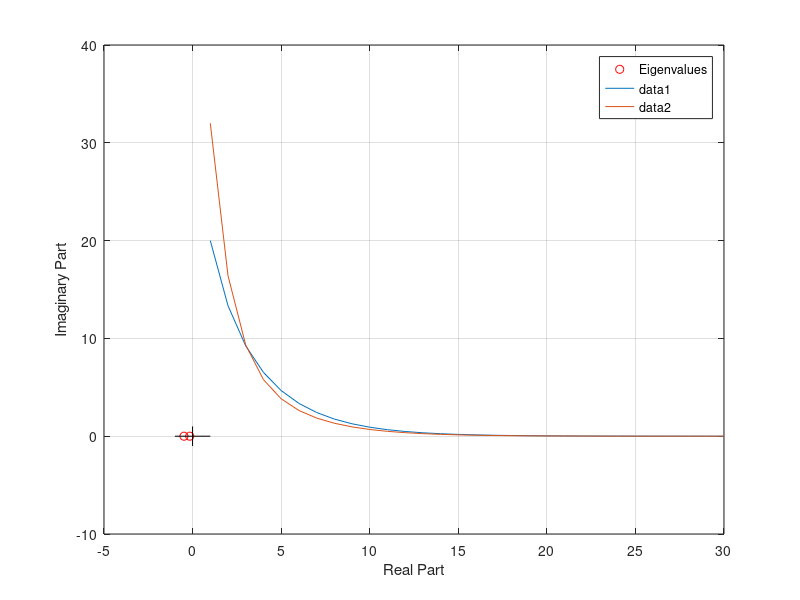
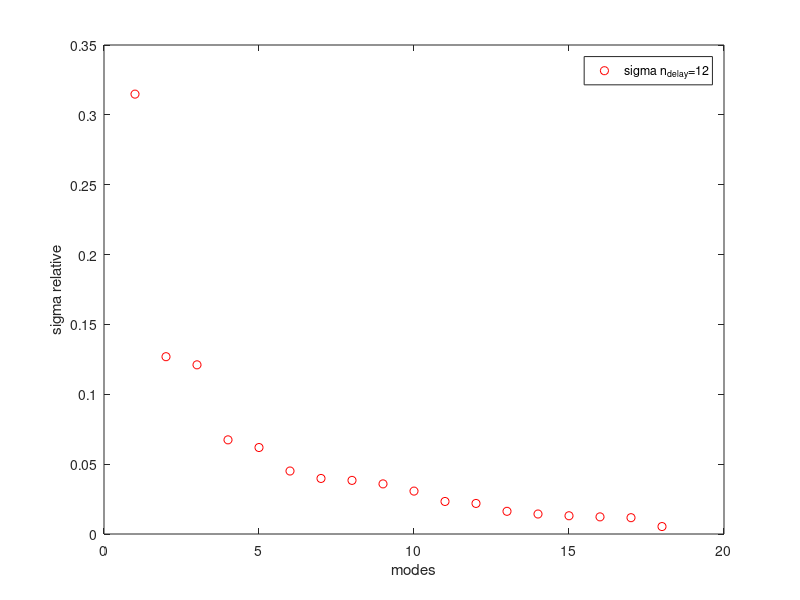
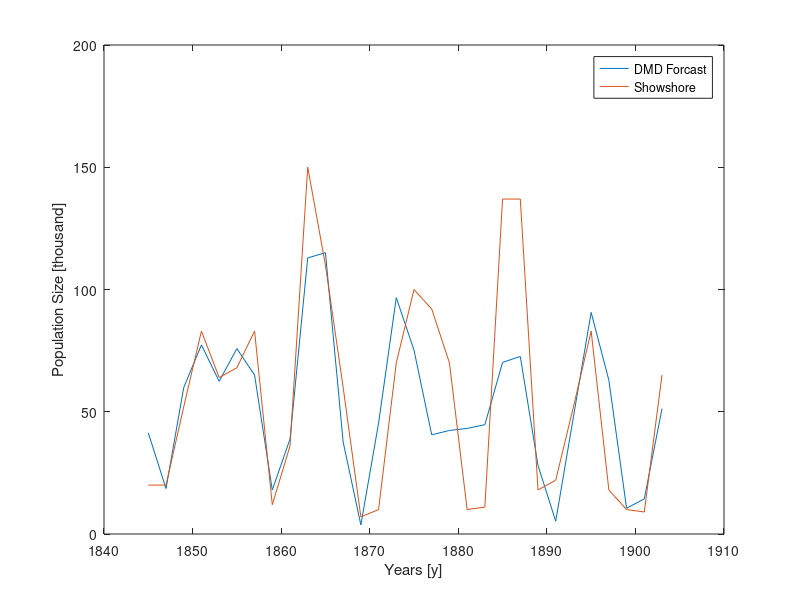
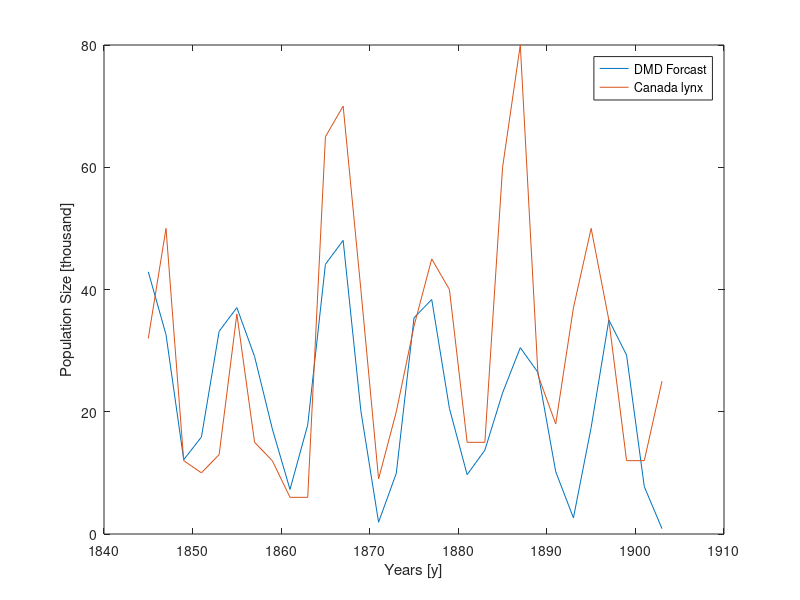

Write MATLAB code to recreate these figures, in order.
%timesteps are equally spaced
clear;
clc;

showshore=[20 20 52 83 64 68 83 12 36 150 110 60 7 10 70 100 92 70 10 11 137 137 18 22 52 83 18 10 9 65];
canadalynx=[32 50 12 10 13 36 15 12 6 6 65 70 40 9 20 34 45 40 15 15 60 80 26 18 37 50 35 12 12 25];
dt=2;%2years
%{
time_plot=1845:2:1903;
plot(time_plot,showshore),hold on,plot(time_plot,canadalynx)
legend('Showshore','Canada Lynx')
title('Population ')
xlabel('years')
ylabel('Population size [thousands]')
%}
t_forcast=0:dt:59;
time_final=30; 

X(1,:)=showshore(:,1: time_final-1);%Xpreda
X(2,:)=canadalynx(:,1: time_final-1);%Xpredatore

X1(1,:)=showshore(:,2:time_final);%Xprime preda
X1(2,:)=canadalynx(:,2:time_final);%XPrime predatore

%{
plot(X(1,:))
hold on
plot(X(2,:))
legend('preda','predatore')
%}


[U,S,V] = svd(X,'econ'); % SVD economy decomposition using 

figure(1) % plot to evaluate r 
plot(diag(S)/sum(diag(S)),'ro') %
legend('sigma')
xlabel('modes')
ylabel('sigma relative')


r=2;

Ur=U(:,1:r);%truncation
Sr=S(1:r,1:r);
Vr=V(:,1:r);

Atilde=Ur'*X1*Vr*inv(Sr);
[W,Lambda] = eig(Atilde); %Eigenvalue calculation



Phi = X1*Vr*inv(Sr)*W; 
Alpha1=Sr*Vr(1,:)';
b = (W*Lambda)\Alpha1;

mu=diag(Lambda);
omega=log(mu)/dt;

plot(real(omega), imag(omega),'ro') % eigenvalues plot for stability
hold on 
xL = [-1,+1];
yL = [-1,+1];
line([0 0], yL,'Color','black');  %y-axis
line(xL, [0 0],'Color','black'); %x_Axis
legend('Eigenvalues')
xlabel('Real Part')
ylabel('Imaginary Part')
grid on

u(1,1)=X(1,1);
u(2,1)=X(2,1);

y0 = Phi\u; %initial condition

% expansion and future forcast of the system
for iter = 1:numel(t_forcast)
    u_modes(:,iter) =(y0.*exp(omega*(t_forcast(iter))));
end

u_dmd = Phi*u_modes; 

plot(u_dmd(1,:));
hold on
plot(u_dmd(2,:));
 %% Delay Matrix
a=1;

clear X X1
dt=2;
t_forcast=0:dt:59;
time_final=30; 
showshore=[20 20 52 83 64 68 83 12 36 150 110 60 7 10 70 100 92 70 10 11 137 137 18 22 52 83 18 10 9 65];
canadalynx=[32 50 12 10 13 36 15 12 6 6 65 70 40 9 20 34 45 40 15 15 60 80 26 18 37 50 35 12 12 25];

X(1,:)=showshore(:,1: time_final-1);%X prey 
X(2,:)=canadalynx(:,1: time_final-1);%Xpredatot

X1(1,:)=showshore(:,2:time_final);%Xprime prey 
X1(2,:)=canadalynx(:,2:time_final);%XPrime predator

x_size=numel(X);

n_delay=12; %number of time delay

 Xdelay=[];
 X1delay=[];

for j=1:1:n_delay
 Xdelay=[Xdelay;X(1:2,j:time_final-n_delay-1+j)];
 X1delay=[X1delay;X1(1:2,j:time_final-n_delay-1+j)];

 end   

[U,S,V] = svd(Xdelay,'econ');
figure(33)
plot(diag(S)/sum(diag(S)),'ro')
legend('sigma n_{delay}=12')
xlabel('modes')
ylabel('sigma relative')

r=10;
Ur=U(:,1:r); %truncation
Sr=S(1:r,1:r);
Vr=V(:,1:r);

Atilde=Ur'* X1delay*Vr/Sr;
[W,Lambda] = eig(Atilde);

Phi =X1delay*Vr/Sr*W; % Step 4
Alpha1=Sr*Vr(1,:)';
b = (W*Lambda)\Alpha1;

mu=diag(Lambda);
omega=log(mu)/dt;
figure(67)
plot(real(omega), imag(omega),'ro')
hold on 
xL = [-1,+1];
yL = [-2,+2];
line([0 0], yL,'Color','black');  %y-axis
line(xL, [0 0],'Color','black'); %x_Axis
legend('Eigenvalues')
xlabel('Real Part')
ylabel('Imaginary Part')
grid on




y0 = Phi\Xdelay(:,1);

u_modes=[];
%modal expansion and forcast of the system

for iter = 1:numel(t_forcast)
    u_modes(:,iter) =(y0.*exp(omega*(t_forcast(iter))));
end


u_dmd = Phi*u_modes;

%plot for the report

figure(34)
t_plot=1845:2:1903; %real time axis
plot(t_plot,abs(u_dmd(1,:)).'),
hold on
plot(t_plot,showshore(1:numel(t_forcast)))
legend('DMD Forcast','Showshore')
ylabel('Population Size [thousand]')
xlabel('Years [y]')
figure(35)
plot(t_plot,abs(u_dmd(2,:)).'),
hold on
plot(t_plot,canadalynx(1:numel(t_forcast)))
legend('DMD Forcast','Canada lynx')
ylabel('Population Size [thousand]')
xlabel('Years [y]')
